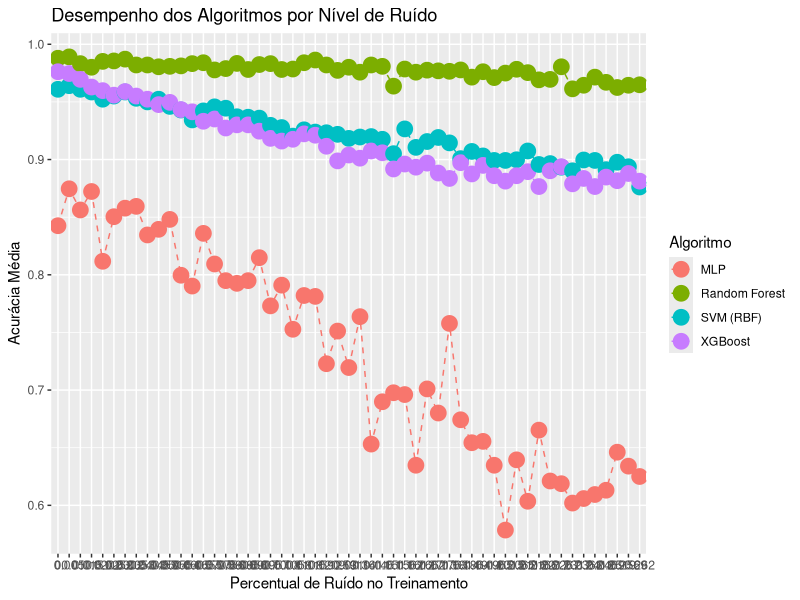
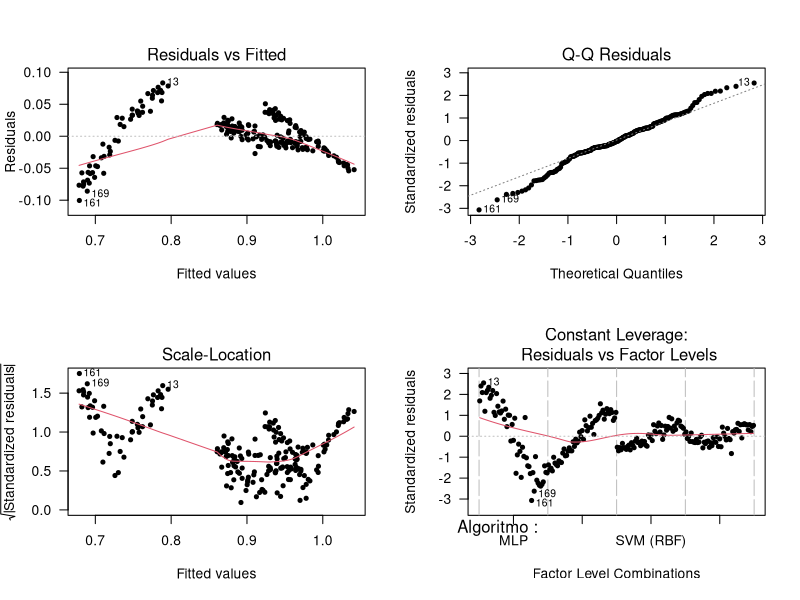
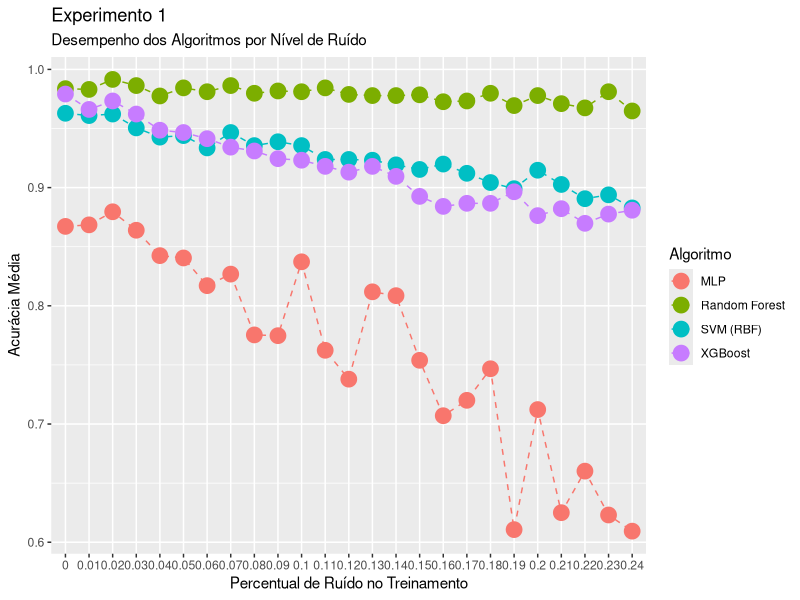
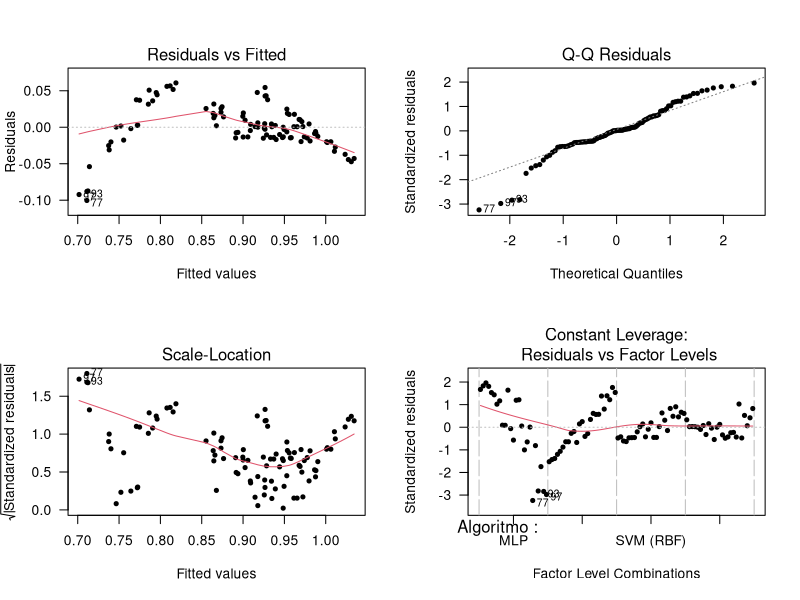
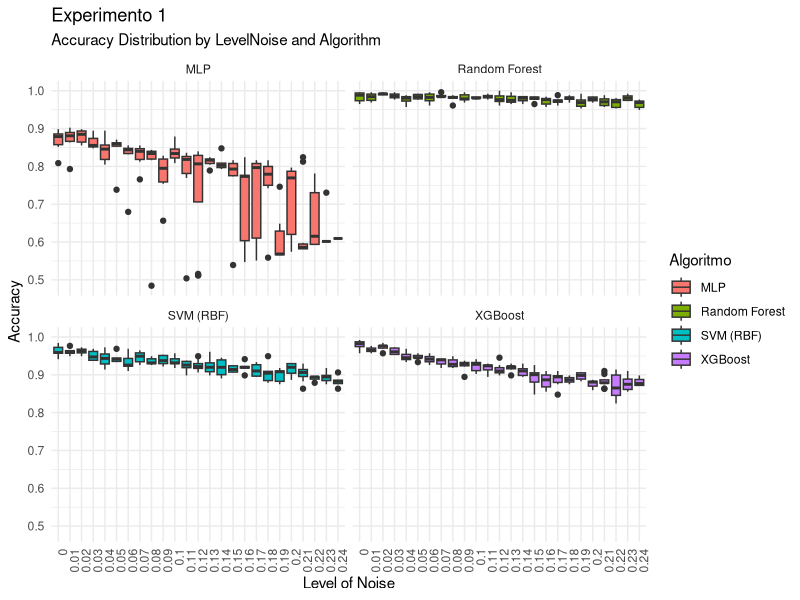
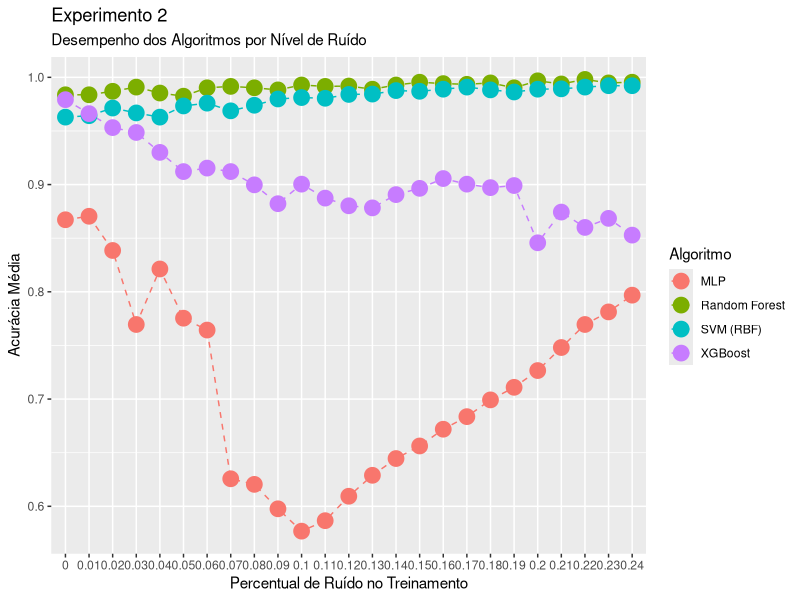
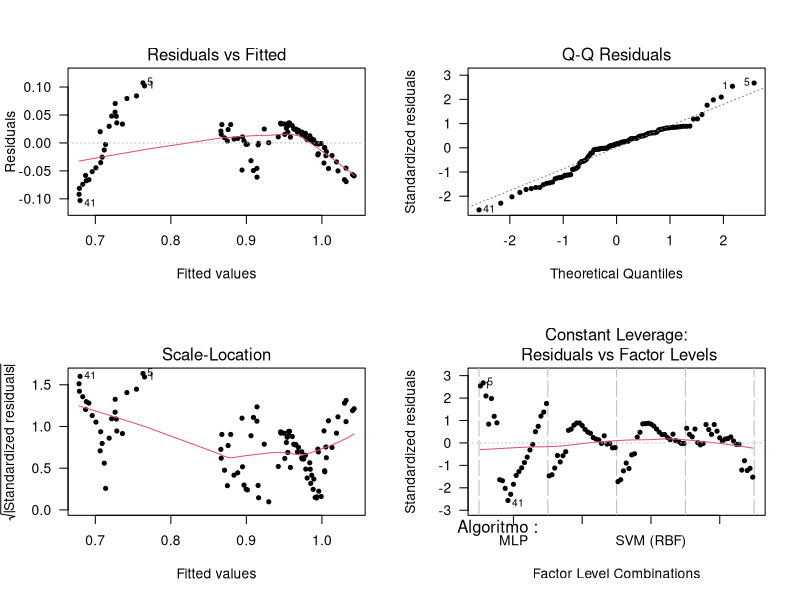
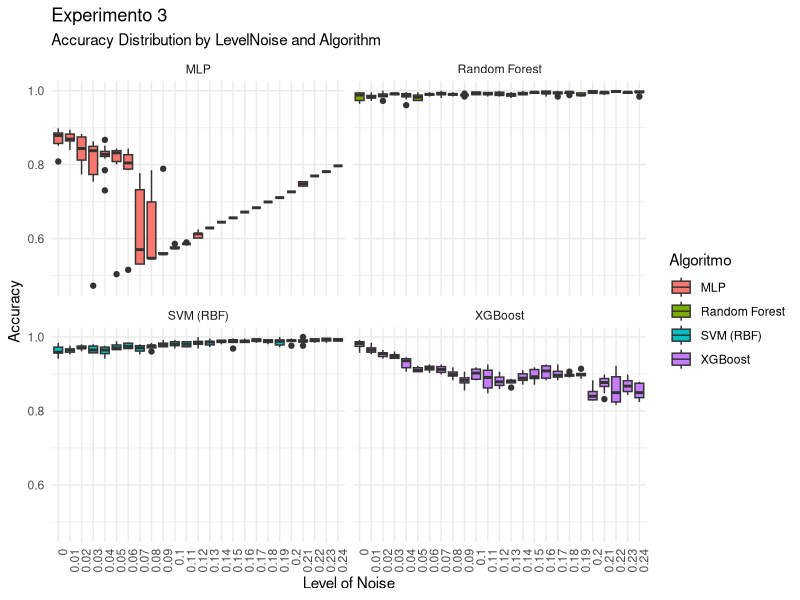

The R source for these figures, in order:
# Carregar bibliotecas necessárias
library(dplyr)
library(readr)
library(stringr)
library(ggplot2)


file <- read.csv("estudo_piloto/resultados/estudo_piloto.csv",
                     header=TRUE)
data <- file %>%rename(Algoritmo = Classifier,
                       X = X,
                       acuracia = Accuracy,
                       percentualRuidoTreinamento = `Noise.Level`)
head(data)

# Gráfico ##################################################
# Transformar Percentual de Ruído em fator
data$percentualRuidoTreinamento <- as.factor(data$percentualRuidoTreinamento)

# Agregar os dados: média da acurácia por algoritmo e nível de ruído
aggdata <- aggregate(x = data$acuracia, 
                     by = list(Algoritmo = data$Algoritmo, 
                               percentualRuidoTreinamento = data$percentualRuidoTreinamento), 
                     FUN = mean)

# Rename columns
names(aggdata) <- c("Algoritmo", 
                    "PercentualRuidoTreinamento",
                    "Acuracia_Media")

# Coerce categorical variables to factors
for (i in 1:2){
  aggdata[, i] <- as.factor(aggdata[, i])
}

#pdf("./figs/ggplot_piloto.pdf", width = 5, height = 5) # <-- uncomment to save plot

# Gráfico de linhas para visualizar o impacto do ruído na acurácia
p <- ggplot(aggdata, aes(x = PercentualRuidoTreinamento, 
                         y = Acuracia_Media, 
                         group = Algoritmo, 
                         colour = Algoritmo))
p <- p + geom_line(linetype=2) + geom_point(size=5)
p + labs(title = "Desempenho dos Algoritmos por Nível de Ruído",
         x = "Percentual de Ruído no Treinamento",
         y = "Acurácia Média")



# Calculo das repeticoes  ####################
alpha <- 0.05 # nível de significância
d <- 0.5
a <- length(unique(aggdata$Algoritmo))  # Número de algoritmos
n_max <- 100 # Número máximo de epetições por instância

# Dataframe para armazenar os resultados
# Criar dataframe para armazenar os resultados
repeticoes <- data.frame(
  Algoritmo = character(),
  Repeticoes = integer(),
  Poder = numeric()
)

for (ruido in unique(aggdata$PercentualRuidoTreinamento)) {
  # Calcula n para cada instância para atingir poder >= 0.8
  n <- 2
  power <- 0
  
  # Obter desvio padrão da acurácia média nos algoritmos para esse nível de ruído
  sd <- sd(aggdata$Acuracia_Media[aggdata$PercentualRuidoTreinamento == ruido])
  
  while (power < 0.8)
  {
    df1 <- a - 1 # Graus de liberdade do numerador
    df2 <- a * (n - 1) # Graus de liberdade do denominador
    
    # Calcular a média da acurácia para cada algoritmo
    mu_algoritmo <- tapply(aggdata$Acuracia_Media[aggdata$PercentualRuidoTreinamento == ruido],
                           unique(aggdata$Algoritmo), mean)
    
    # Média global da acurácia nesse nível de ruído
    mu_global <- mean(mu_algoritmo)
    
    # Calcula o NCP
    ncp <- (n * sum((mu_algoritmo - mu_global)^2)) / (sd^2)
    
    F.crit <- qf(alpha, df1, df2, lower.tail = FALSE)
    
    power <- pf(F.crit, df1, df2, ncp, lower.tail = FALSE)
    
    if (n >= n_max) {
      break
    } else {
      n = n + 1
    }
    
    # Armazenar resultados
    repeticoes <- rbind(repeticoes, 
                        data.frame(PercentualRuidoTreinamento = ruido, 
                                   Repeticoes = n, 
                                   Poder = power))
  }
  
  # Salvar resultados em um arquivo CSV
  write.csv(repeticoes, "repeticoes.csv", row.names = FALSE)
  
}

# Análise Estatística ######################################
model <- aov(Acuracia_Media ~ Algoritmo + PercentualRuidoTreinamento, data = aggdata)
summary(model)
par(mfrow = c(2, 2))
plot(model, pch = 20, las = 1)

shapiro.test(model$residuals)

fligner.test(acuracia ~ interaction(Algoritmo,percentualRuidoTreinamento), 
             data = data)



# Experimento 1 ###########################
file <- read.csv("estudo_piloto/resultados/resultadosExperimento1.csv",
                 header=TRUE)
data <- file %>%rename(Algoritmo = Classifier,
                       X = X,
                       acuracia = Accuracy,
                       percentualRuidoTreinamento = `Noise.Level`)
head(data)
data$percentualRuidoTreinamento <- round(data$percentualRuidoTreinamento,2)
data$percentualRuidoTreinamento <- as.factor(data$percentualRuidoTreinamento)
unique(data$percentualRuidoTreinamento)
# Agregar os dados: média da acurácia por algoritmo e nível de ruído
aggdata <- aggregate(x = data$acuracia, 
                     by = list(Algoritmo = data$Algoritmo, 
                               percentualRuidoTreinamento = data$percentualRuidoTreinamento), 
                     FUN = mean)

# Rename columns
names(aggdata) <- c("Algoritmo", 
                    "PercentualRuidoTreinamento",
                    "Acuracia_Media")
# Coerce categorical variables to factors
for (i in 1:2){
  aggdata[, i] <- as.factor(aggdata[, i])
}


#pdf("./figs/ggplot_piloto.pdf", width = 5, height = 5) # <-- uncomment to save plot

# Gráfico de linhas para visualizar o impacto do ruído na acurácia
p <- ggplot(aggdata, aes(x = PercentualRuidoTreinamento, 
                         y = Acuracia_Media, 
                         group = Algoritmo, 
                         colour = Algoritmo))
p <- p + geom_line(linetype=2) + geom_point(size=5)
p + labs( subtitle = "Desempenho dos Algoritmos por Nível de Ruído",
          title = "Experimento 1",
         x = "Percentual de Ruído no Treinamento",
         y = "Acurácia Média")

## Experimento 1 - Analise estatistica ####

model <- aov(Acuracia_Media ~ Algoritmo + PercentualRuidoTreinamento, data = aggdata)
summary(model)
par(mfrow = c(2, 2))
plot(model, pch = 20, las = 1)

shapiro.test(model$residuals)

fligner.test(acuracia ~ interaction(Algoritmo,percentualRuidoTreinamento), 
             data = data)
par(mfrow = c(1,1))
ggplot(data, aes(x = factor(percentualRuidoTreinamento), y = acuracia, fill = Algoritmo)) +
  geom_boxplot() +
  facet_wrap(~ Algoritmo) +
  theme_minimal() +
  labs(title = "Experimento 1",
       subtitle = "Accuracy Distribution by LevelNoise and Algorithm",
       x = "Level of Noise", y = "Accuracy") +
  theme(axis.text.x = element_text(angle = 90, hjust = 1))


# Experimento 2 ###########################
file <- read.csv("estudo_piloto/resultados/resultadosExperimento2.csv",
                 header=TRUE)
data <- file %>%rename(Algoritmo = Classifier,
                       X = X,
                       acuracia = Accuracy,
                       percentualRuidoTreinamento = `Noise.Level`)
head(data)
data$percentualRuidoTreinamento <- round(data$percentualRuidoTreinamento,2)
data$percentualRuidoTreinamento <- as.factor(data$percentualRuidoTreinamento)
unique(data$percentualRuidoTreinamento)
# Agregar os dados: média da acurácia por algoritmo e nível de ruído
aggdata <- aggregate(x = data$acuracia, 
                     by = list(Algoritmo = data$Algoritmo, 
                               percentualRuidoTreinamento = data$percentualRuidoTreinamento), 
                     FUN = mean)

# Rename columns
names(aggdata) <- c("Algoritmo", 
                    "PercentualRuidoTreinamento",
                    "Acuracia_Media")
# Coerce categorical variables to factors
for (i in 1:2){
  aggdata[, i] <- as.factor(aggdata[, i])
}


#pdf("./figs/ggplot_piloto.pdf", width = 5, height = 5) # <-- uncomment to save plot

# Gráfico de linhas para visualizar o impacto do ruído na acurácia
p <- ggplot(aggdata, aes(x = PercentualRuidoTreinamento, 
                         y = Acuracia_Media, 
                         group = Algoritmo, 
                         colour = Algoritmo))
p <- p + geom_line(linetype=2) + geom_point(size=5)
p + labs( subtitle= "Desempenho dos Algoritmos por Nível de Ruído",
          title= "Experimento 2",
         x = "Percentual de Ruído no Treinamento",
         y = "Acurácia Média")

## Experimento 2 - Analise estatistica ####

model <- aov(Acuracia_Media ~ Algoritmo + PercentualRuidoTreinamento, data = aggdata)
summary(model)
par(mfrow = c(2, 2))
plot(model, pch = 20, las = 1)

shapiro.test(model$residuals)

fligner.test(acuracia ~ interaction(Algoritmo,percentualRuidoTreinamento), 
             data = data)
par(mfrow = c(1,1))
ggplot(data, aes(x = factor(percentualRuidoTreinamento), y = acuracia, fill = Algoritmo)) +
  geom_boxplot() +
  facet_wrap(~ Algoritmo) +
  theme_minimal() +
  labs(title="Experimento 3",
       subtitle = "Accuracy Distribution by LevelNoise and Algorithm",
       x = "Level of Noise", y = "Accuracy") +
  theme(axis.text.x = element_text(angle = 90, hjust = 1))

# Experimento 3 ###########################
file <- read.csv("estudo_piloto/resultados/resultadosExperimento3.csv",
                 header=TRUE)
data <- file %>%rename(Algoritmo = Classifier,
                       X = X,
                       acuracia = Accuracy,
                       percentualRuidoTreinamento = `Noise.Level`)
head(data)
data$percentualRuidoTreinamento <- round(data$percentualRuidoTreinamento,2)
data$percentualRuidoTreinamento <- as.factor(data$percentualRuidoTreinamento)
unique(data$percentualRuidoTreinamento)
# Agregar os dados: média da acurácia por algoritmo e nível de ruído
aggdata <- aggregate(x = data$acuracia, 
                     by = list(Algoritmo = data$Algoritmo, 
                               percentualRuidoTreinamento = data$percentualRuidoTreinamento), 
                     FUN = mean)

# Rename columns
names(aggdata) <- c("Algoritmo", 
                    "PercentualRuidoTreinamento",
                    "Acuracia_Media")
# Coerce categorical variables to factors
for (i in 1:2){
  aggdata[, i] <- as.factor(aggdata[, i])
}


#pdf("./figs/ggplot_piloto.pdf", width = 5, height = 5) # <-- uncomment to save plot

# Gráfico de linhas para visualizar o impacto do ruído na acurácia
p <- ggplot(aggdata, aes(x = PercentualRuidoTreinamento, 
                         y = Acuracia_Media, 
                         group = Algoritmo, 
                         colour = Algoritmo))
p <- p + geom_line(linetype=2) + geom_point(size=5)
p + labs( subtitle= "Desempenho dos Algoritmos por Nível de Ruído",
          title= "Experimento 3",
          x = "Percentual de Ruído no Treinamento",
          y = "Acurácia Média")

## Experimento 2 - Analise estatistica ####

model <- aov(Acuracia_Media ~ Algoritmo + PercentualRuidoTreinamento, data = aggdata)
summary(model)
par(mfrow = c(2, 2))
plot(model, pch = 20, las = 1)

shapiro.test(model$residuals)

fligner.test(acuracia ~ interaction(Algoritmo,percentualRuidoTreinamento), 
             data = data)
par(mfrow = c(1,1))
ggplot(data, aes(x = factor(percentualRuidoTreinamento), y = acuracia, fill = Algoritmo)) +
  geom_boxplot() +
  facet_wrap(~ Algoritmo) +
  theme_minimal() +
  labs(title="Experimento 3",
       subtitle = "Accuracy Distribution by LevelNoise and Algorithm",
       x = "Level of Noise", y = "Accuracy") +
  theme(axis.text.x = element_text(angle = 90, hjust = 1))
